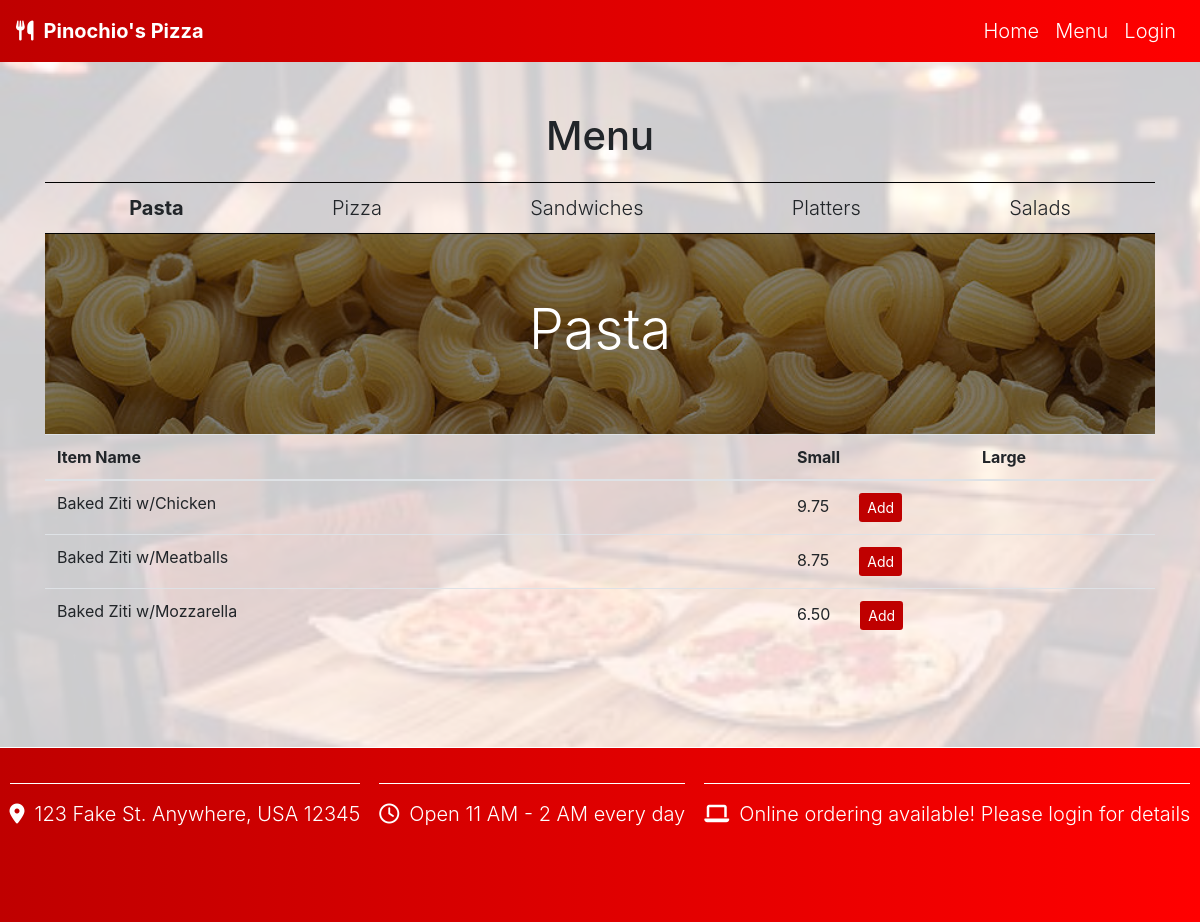
The page /loadMenu on the database its author committed.
### orders/models.py (models this page shows)
class Category(models.Model):
    FOOD_CATEGORIES = [
        ('PST', 'Pasta'),
        ('PZA', 'Pizza'),
        ('SUB', 'Sandwiches'),
        ('PLT', 'Platters'),
        ('SLD', 'Salads')
    ]
    name = models.CharField(max_length=3, choices=FOOD_CATEGORIES)
    def __str__(self):
        return self.get_name_display()

class MenuItem(models.Model):
    name = models.CharField(max_length=30)
    priceSmall = models.DecimalField(max_digits=4, decimal_places=2, default=0.0)
    priceLarge = models.DecimalField(max_digits=4, decimal_places=2, default=0.0)
    PIZZA_STYLES = [
        ('NML', "Normal"),
        ('SCL', "Sicilian")
    ]
    pizzaStyle = models.CharField(max_length=3, choices=PIZZA_STYLES, blank=True)
    pizzaToppingsCount = models.IntegerField(default=0)
    category = models.ForeignKey(Category, on_delete=models.CASCADE)
    def __str__(self):
        if self.pizzaStyle != '':
            return f"{self.name} - ({self.get_pizzaStyle_display()})"
        else:
            return f"{self.name}"

### orders/views.py (the view)
# urls.py: path("loadMenu", views.loadMenu, name="loadMenu"),
def loadMenu(request):
    context = {
        'categories': Category.objects.all()
    }
    return render(request, "orders/create.html", context)

### orders/templates/orders/create.html (shortened to what this page needs)
{% extends 'base.html' %}
{% load static %}
{% block body %}
<div class="page-header">
  <h1>Menu</h1>
</div>
<div class='menuHeader'>
  {% for category in categories %}
  <p class="lead" data-section="{{ category }}">{{ category }}</p>
  {% endfor %}
</div>
<div class="hero-image">
  <div class="hero-text">
    <h1 class="display-4">Pasta</h1>
  </div>
</div>
<table class="table">
  <thead>
    <tr>
    <th colspan="4">Item Name</th>
    <th>Small</th>
    <th>Large</th>
    </tr>
  </thead>
  {% for category in categories %}
  <tbody id="{{ category }}">
    {% for menuItem in category.menuitem_set.all %}
    <tr>
      <td colspan="4">{{ menuItem }}</td>
      {% if category.name == 'PST' %}
      <td colspan="2">{{ menuItem.priceSmall }}<button class="btn btn-primary btn-sm">Add</button><span hidden><a href ="{% url 'addGeneralItem' menuItem.id %}"</span></td>
      {% elif category.name == 'SLD' %}
      <td colspan="2">{{ menuItem.priceSmall }}<button class="btn btn-primary btn-sm">Add</button><span hidden><a href ="{% url 'addGeneralItem' menuItem.id %}"</span></td>
      {% else %}
      <td>{{ menuItem.priceSmall }}</td>
      <td>{{ menuItem.priceLarge }}<button class="btn btn-primary btn-sm">Add</button><span hidden><a href ="{% url 'addGeneralItem' menuItem.id %}"</span></td>
    {% endif %}
    </tr>
  {% endfor %}
  </tbody>
{% endfor %}
</table>
{% endblock %}

### templates/base.html (shortened to what this page needs)
{% load static %}
<html>
  <head>
    <link href="https://maxcdn.bootstrapcdn.com/bootstrap/4.1.3/css/bootstrap.min.css" rel="stylesheet">
    <link rel="stylesheet" href="{% static 'styles.css' %}">
  </head>
  <nav class="navbar navbar-expand-lg">
    <a class="navbar-brand lead" href="/"><i class="fas fa-utensils"></i>Pinochio's Pizza</a>
    <ul class="navbar-nav ml-auto">
      {% if user.username %}
      <div class="dropdown d-inline">
        <a class="nav-link dropdown-toggle lead" role="button" id="userDetails" data-toggle="dropdown"><i class="far fa-user"></i>{{ user.username }}</a>
          <div class="dropdown-menu">
            <a class="dropdown-item" href="/">Home</a>
            <a class="dropdown-item" href="{% url 'viewCart' %}">View Cart</a>
            <a class="dropdown-item" href="{% url 'logout' %}">Logout</a>
            {% if user.is_superuser %}
            <a class="dropdown-item" href="{% url 'manageOrders' %}">Manage Orders</a>
            {% endif %}
          </div>
      </div>
      {% else %}
      <a class="nav-link lead" href="/">Home</a>
      <a class="nav-link lead" href="{% url 'loadMenu' %}">Menu</a>
      <a class="nav-link lead" href="{% url 'loginIndex' %}">Login</a>
      {% endif %}
    </ul>
  </nav>
  <body>
    <div class="container">
    <div id="restaurant-pic"></div>
    {% block body %}
    {% endblock %}
    </div>
  </body>
  <footer>
    <div>
      <div class="footer-details"><p class="lead"><i class="fas fa-map-marker-alt"></i>123 Fake St. Anywhere, USA 12345</p></div>
      <div class="footer-details"><p class="lead"><i class="far fa-clock"></i>Open 11 AM - 2 AM every day</p></div>
      <div class="footer-details"><p class="lead"><i class="fas fa-laptop"></i>Online ordering available! Please login for details</p></div>
    </div>
  </footer>
</html>

### static/styles.css (style rules this page uses)
body, html { text-align: center; min-height: 100%; position: relative; }
.navbar { background-image: linear-gradient(to right, #bf0000, red); }
i { margin-right: 10px; }
.footer-details { height: 50%; }
.page-header { margin-top: 50px; }
.container { min-height: 75vh; display: block; z-index: -1; }
footer div { height: 75%; border-top: 1px solid white; margin-top: 35px; display: flex; flex-flow: row wrap; justify-content: space-around; }
.menuHeader { padding: 10px; border-top: 1px solid black; border-bottom: 1px solid black; margin-top: 2%; display: flex; flex-flow: row wrap; justify-content: space-around; }
.menuHeader p { margin-bottom: 0px; cursor: pointer; }
.footer-details > p { margin-top: 15px; }
.btn-primary { background-color: #bf0000; border: black; }
#restaurant-pic { position: absolute; top: 0; bottom: 0; right: 0; left: 0; width: 100%; height: 100%; opacity: .2; background-image: url("images/pizza_restaurant_photo.jpg"); background-size: cover; z-index: -1; }
footer { color: white; height: 175px; position: relative; bottom: 0; width: 100%; background-image: linear-gradient(to right, #bf0000, red); }
.navbar-brand { font-weight: bold; }
.navbar a { color: white; }
table { columns: 6; table-layout: fixed; }
tbody { display: none; }
tbody button { margin-left: 30px; }
.selected { display: table-row-group; }
.hero-image { background-image: linear-gradient(rgba(0, 0, 0, 0.5), rgba(0, 0, 0, 0.5)), url("images/Pasta_banner.jpg"); height: 25%; background-position: center; background-repeat: no-repeat; background-size: cover; position: relative; }
.hero-text { text-align: center; position: absolute; top: 50%; left: 50%; transform: translate(-50%, -50%); color: white; }

### rows shown on the page
Category: name "Pasta"
Category: name "Pizza"
Category: name "Sandwiches"
Category: name "Platters"
Category: name "Salads"
MenuItem: pizzaStyle+name "Baked Ziti w/Chicken", priceSmall "9.75"
MenuItem: pizzaStyle+name "Baked Ziti w/Meatballs", priceSmall "8.75"
MenuItem: pizzaStyle+name "Baked Ziti w/Mozzarella", priceSmall "6.50"
